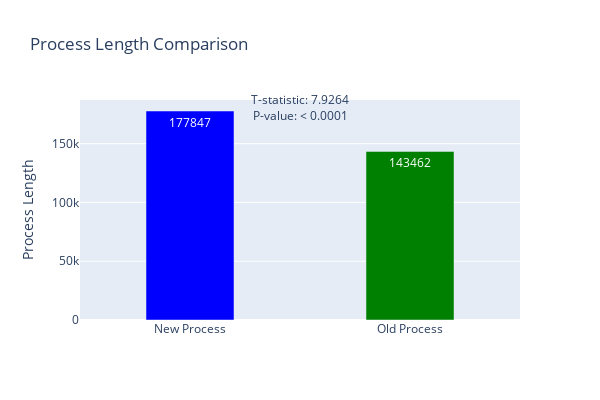

The cell this chart's notebook holds for it:
### Markdown cell above
### Conclusion:

P-value is less than 0.05 which reject the null hypothesis and conclude that there is significant difference in the average age of clients engaging with new process, i.e., Test group and engaging with old process, i.e., control group

### Code cell
# Creating bar chart
fig = go.Figure(data=[
    go.Bar(
        x=['New Process', 'Old Process'], 
        y=[177847, 143462],
        text=[177847, 143462],
        textposition='auto',
        marker_color=['blue', 'green'],
        width=[0.4, 0.4]  # Reduce bar width
    )
])

# Update layout
fig.update_layout(
    title='Process Length Comparison',
    yaxis_title='Process Length',
    annotations=[
        dict(
            x=0.5,
            y=1.05,
            xref='paper',
            yref='paper',
            text=f'T-statistic: 7.9264<br>P-value: < 0.0001',
            showarrow=False,
            font=dict(size=12)
        )
    ],
    bargap=0.2,  # Reduce gap between bars
    width=600,   # Set overall figure width
    height=400   # Set overall figure height
)

fig.show()

### Figure 1 — Plotly figure (JSON) as saved in the notebook; plotly's stock layout.template omitted (floating-point values rounded to 4 significant figures)
{"data": [{"marker": {"color": ["blue", "green"]}, "text": ["177847", "143462"], "textposition": "auto", "type": "bar", "width": [0.4, 0.4], "x": ["New Process", "Old Process"], "y": [177847, 143462]}], "layout": {"annotations": [{"font": {"size": 12}, "showarrow": false, "text": "T-statistic: 7.9264<br>P-value: < 0.0001", "x": 0.5, "xref": "paper", "y": 1.05, "yref": "paper"}], "bargap": 0.2, "height": 400, "title": {"text": "Process Length Comparison"}, "width": 600, "yaxis": {"title": {"text": "Process Length"}}}}
